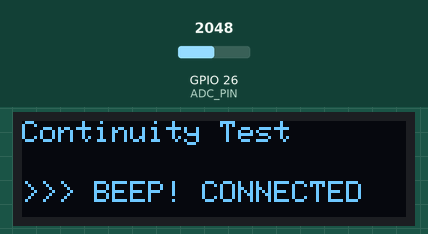
This sketch was run on a simulated ESP32. On the bench: 128×32 one-colour display. Inputs (shaded band) come from the test bench; at power-on: GPIO 26 (ADC_PIN) = 2048. What the sketch prints to the serial monitor is not drawn.

Above: at 2.7 s.
2.8 s: GPIO 26 (ADC_PIN) set to 1066
4.3 s: GPIO 26 (ADC_PIN) set to 986
At 5.4 s:
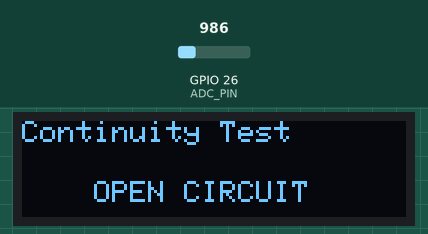
5.8 s: GPIO 26 (ADC_PIN) set to 1228
At 6.7 s:
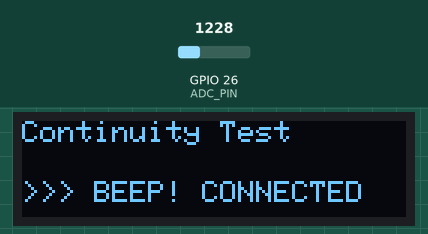
7.3 s: GPIO 26 (ADC_PIN) set to 491
At 7.9 s:
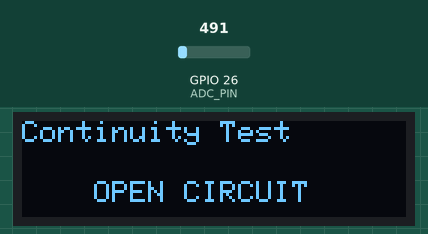
8.8 s: GPIO 26 (ADC_PIN) set to 51
10.3 s: GPIO 26 (ADC_PIN) set to 45
At 11.0 s:
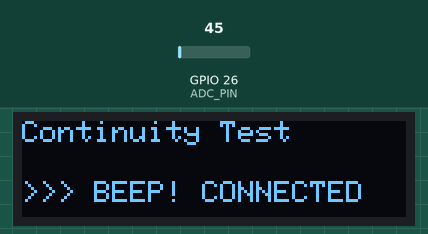
Timing chart, 0 to 12.8 s (numbered marks = the images above; inputs shaded):
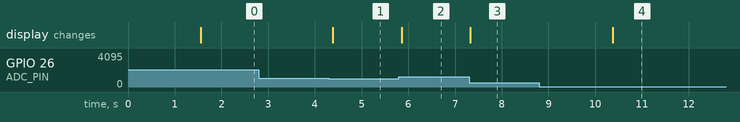

Measured:
- the behaviour switches between 1024 and 1023 on GPIO 26 (ADC_PIN) (found by bisection; images 0 and 1)
- the behaviour switches between 49 and 48 on GPIO 26 (ADC_PIN) (found by bisection; images 3 and 4)
- after the input at 2.8 s, every drawn part: stays the same
- after the input at 4.3 s, the display: changes after 0.08 s (image 1)
- after the input at 5.8 s, the display: changes after 0.05 s (image 2)
- after the input at 7.3 s, the display: changes at once (image 3)
- after the input at 8.8 s, every drawn part: stays the same
- after the input at 10.3 s, the display: changes after 0.08 s (image 4)

The sketch:

Continuity.ino
```cpp
#include <Arduino.h>
#include <Wire.h>
#include <Adafruit_GFX.h>
#include <Adafruit_SSD1306.h>

// ---- Display ----
#define SCREEN_WIDTH   128
#define SCREEN_HEIGHT  32
#define OLED_RESET     -1
#define SCREEN_ADDRESS 0x3C
Adafruit_SSD1306 display(SCREEN_WIDTH, SCREEN_HEIGHT, &Wire, OLED_RESET);

// ---- Pins ----
#define ADC_PIN        26
#define PIN_555_RESET  15

// ---- Settings ----
#define R_KNOWN        1000.0  // 1k resistor to 3.3V
#define VREF           3.3
#define CONT_THRESHOLD 50.0    // Below 50 Ohm = continuity

float calcResistance()
{
    int raw = analogRead(ADC_PIN);
    if (raw <= 0) return 99999;
    float Vout = raw * VREF / 1023.0;
    return R_KNOWN * Vout / (VREF - Vout);
}

void setup()
{
    Serial.begin(9600);
    Wire.begin();

    pinMode(PIN_555_RESET, OUTPUT);
    digitalWrite(PIN_555_RESET, LOW);   // Silent on start

    if (!display.begin(SSD1306_SWITCHCAPVCC, SCREEN_ADDRESS)) {
        Serial.println("OLED not found!");
        while (true);
    }

    display.clearDisplay();
    display.setTextColor(SSD1306_WHITE);
    display.setTextSize(1);
    display.setCursor(20, 5);
    display.println("Continuity Tester");
    display.setCursor(30, 18);
    display.println("Ready...");
    display.display();
    delay(1500);
}

void loop()
{
    float R = calcResistance();
    bool connected = (R <= CONT_THRESHOLD);

    // Control 555
    digitalWrite(PIN_555_RESET, connected ? HIGH : LOW);

    // OLED
    display.clearDisplay();
    display.setTextSize(1);
    display.setCursor(0, 0);
    display.print("Continuity Test");

    display.setCursor(0, 20);
    if (connected) {
        display.print(">>> BEEP! CONNECTED");
    } else {
        display.print("    OPEN CIRCUIT");
    }
    display.display();

    // Serial
    Serial.print("R: ");
    if (R >= 99999) Serial.print("OPEN");
    else { Serial.print(R, 1); Serial.print(" Ohm"); }
    Serial.print(" | ");
    Serial.println(connected ? "CONNECTED - BEEPING" : "OPEN");

    delay(100);
}
```
